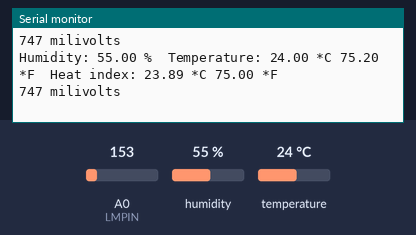
Bench run of a sketch on a simulated Arduino Uno, built with avr-gcc and run on an emulated ATmega328P. On the bench: the last lines printed to the serial monitor. The inputs (shaded band) are chosen by the test bench; at power-on: humidity 55 %, temperature 24 °C, A0 (LMPIN) = 153.

Above: at 3.8 s.
3.9 s: humidity set to 22 %
At 4.8 s:
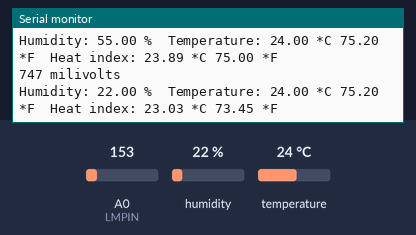
6.7 s: temperature set to 41 °C
At 7.9 s:
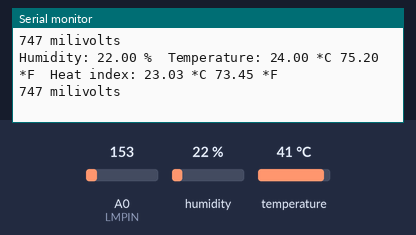
13.1 s: A0 (LMPIN) set to 165
At 14.0 s:
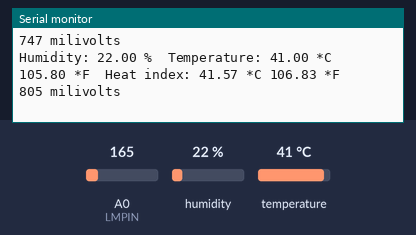
15.9 s: A0 (LMPIN) set to 175
At 16.7 s:
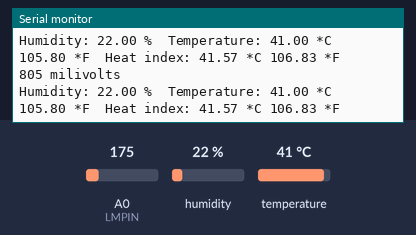
18.7 s: humidity set to 40 %
At 20.0 s:
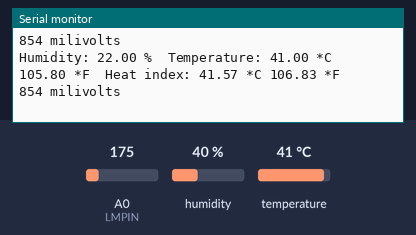
Timing chart, 0 to 21.7 s (numbered marks = the images above; inputs shaded):
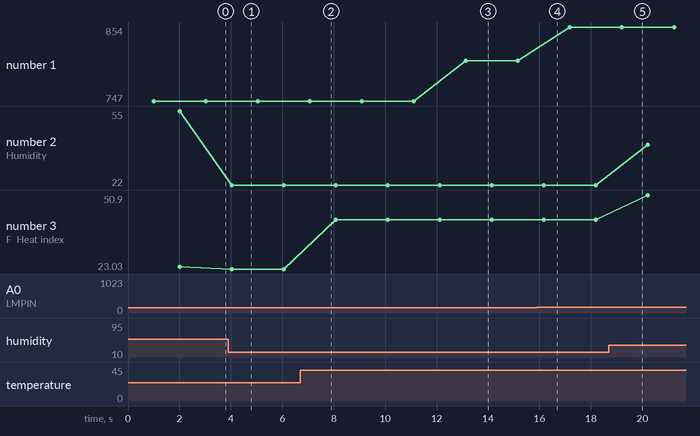

Measured:
- after the input at 3.9 s, the serial monitor: prints a new line after 0.13 s (image 1)
- after the input at 13.1 s, the serial monitor: prints a new line at once (image 3)
- plotted number 1: 747 → 805 after the input at 13.1 s, 805 → 854 after the input at 15.9 s
- plotted number 2: 55 → 22 after the input at 3.9 s, 22 → 40 after the input at 18.7 s
- plotted number 3: 23.89 → 23.03 after the input at 3.9 s, 23.03 → 41.57 after the input at 6.7 s, 41.57 → 50.9 after the input at 18.7 s

The sketch:

Programa.ino
```cpp
const int LMPIN= A0; //the analog pin the TMP36's Vout (sense) pin is connected to
                        //the resolution is 10 mV / degree centigrade with a
                        //500 mV offset to allow for negative temperatures
const int DHTPIN= 2;

#include "DHT.h"
DHT dht(DHTPIN, DHT22);


void setup(){
  //pinMode(LMPIN, INPUT);
  Serial.begin(9600);
  dht.begin();
}

void loop(){                     // run over and over again
  delay(1000);
  read_lm();
  delay(1000);
  read_dht();
}

void read_dht(){

  // Reading temperature or humidity takes about 250 milliseconds!
  // Sensor readings may also be up to 2 seconds 'old' (its a very slow sensor)
  float h = dht.readHumidity();
  // Read temperature as Celsius (the default)
  float t = dht.readTemperature();
  // Read temperature as Fahrenheit (isFahrenheit = true)
  float f = dht.readTemperature(true);

  // Check if any reads failed and exit early (to try again).
  if (isnan(h) || isnan(t) || isnan(f)) {
    Serial.println("Failed to read from DHT sensor!");
    return;
  }

  // Compute heat index in Fahrenheit (the default)
  float hif = dht.computeHeatIndex(f, h);
  // Compute heat index in Celsius (isFahreheit = false)
  float hic = dht.computeHeatIndex(t, h, false);

  Serial.print("Humidity: ");
  Serial.print(h);
  Serial.print(" %\t");
  Serial.print("Temperature: ");
  Serial.print(t);
  Serial.print(" *C ");
  Serial.print(f);
  Serial.print(" *F\t");
  Serial.print("Heat index: ");
  Serial.print(hic);
  Serial.print(" *C ");
  Serial.print(hif);
  Serial.println(" *F");
}

void read_lm(){

  long voltage= analogRead(LMPIN);

  voltage= (voltage*5000)/1024;

  Serial.print(voltage); Serial.println(" milivolts");

  // now print out the temperature
  //float temperatureC = (voltage - 0.5) * 100 ;  //converting from 10 mv per degree wit 500 mV offset
                                               //to degrees ((voltage - 500mV) times 100)
  //Serial.print(temperatureC); Serial.println(" degrees C");

  // now convert to Fahrenheit
  //float temperatureF = (temperatureC * 9.0 / 5.0) + 32.0;
  //Serial.print(temperatureF); Serial.println(" degrees F");
}
```
